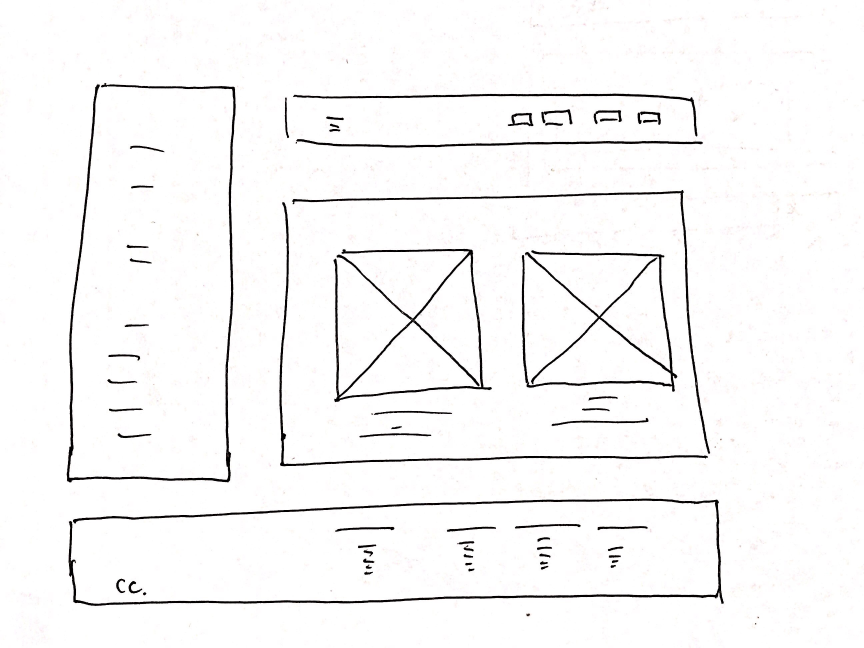
#> input picture Server/src/ImageProcessing/IMG_1536.JPG, 2592 x 1944 px (shown at 1/3 size)
$ python OpenCVEdgeDetection.py
#> lines starting #> are read from the running program, lines starting #| are printed output that depends on the picture; after the words box and inside, x2 and y2 are one past the last pixel; in counts of white or black regions, pixels touching at a corner belong together
# filename = 'IMG_1536.JPG'

import cv2
import numpy as np

filename = 'IMG_1536.JPG'
img = cv2.imread(filename)
#> img is the input picture: shape (1944, 2592, 3); mean B, G, R 246.7, 246.7, 247.1
# img_bin = cv2.resize(img, (300, 200))
gray = cv2.cvtColor(img, cv2.COLOR_BGR2GRAY)

gray = np.float32(gray)
dst = cv2.cornerHarris(gray, 2, 1, 0.04)
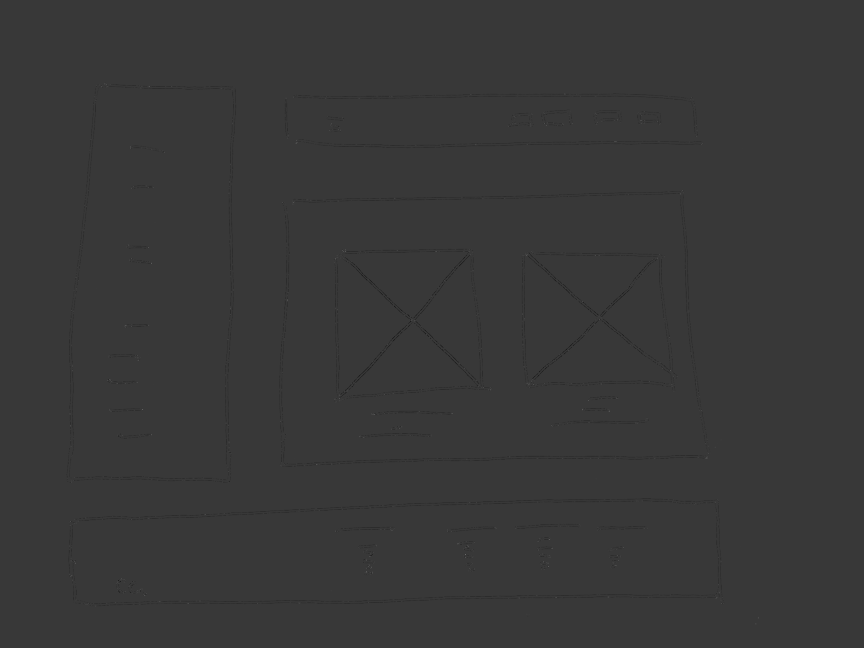
#> dst: shape (1944, 2592) float32 (shown at 1/3 size); min -357501824, max 1.24e+09, mean -1236998; drawn with min black and max white

# result is dilated for marking the corners, not important
dst = cv2.dilate(dst, None)
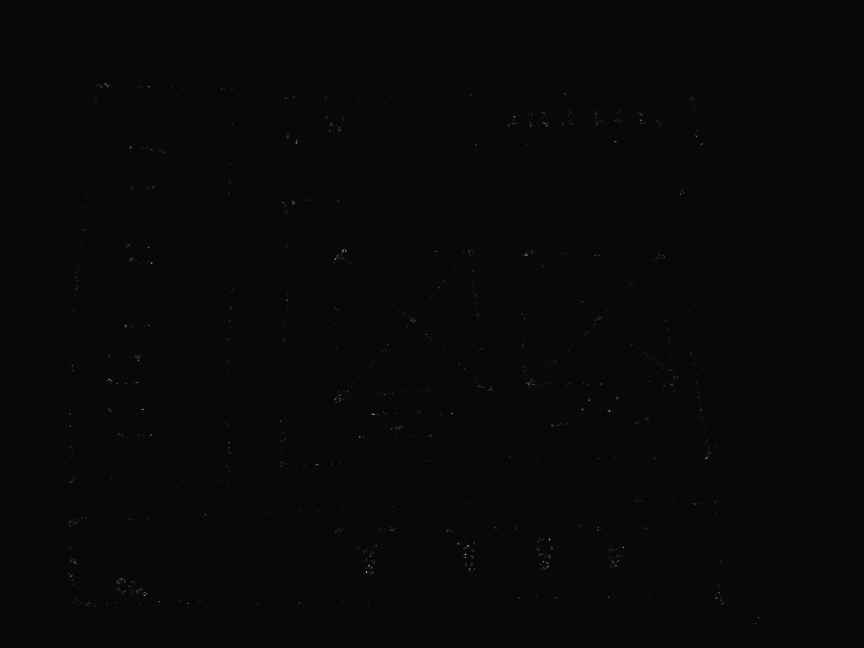
#> dst: shape (1944, 2592) float32 (shown at 1/3 size); min -41628304, max 1.24e+09, mean 710022.6; drawn with min black and max white

# Threshold for an optimal value, it may vary depending on the image.
img[dst > 0.5 * dst.max()] = [0, 0, 255]

cv2.imshow('dst', img)
if cv2.waitKey(0) & 0xff == 27:
#> (key Esc is pressed here)
    cv2.destroyAllWindows()

$ run again, with Server/src/ImageProcessing/new doc 2019-02-07 23.00.01_1.jpg copied over Server/src/ImageProcessing/IMG_1536.JPG
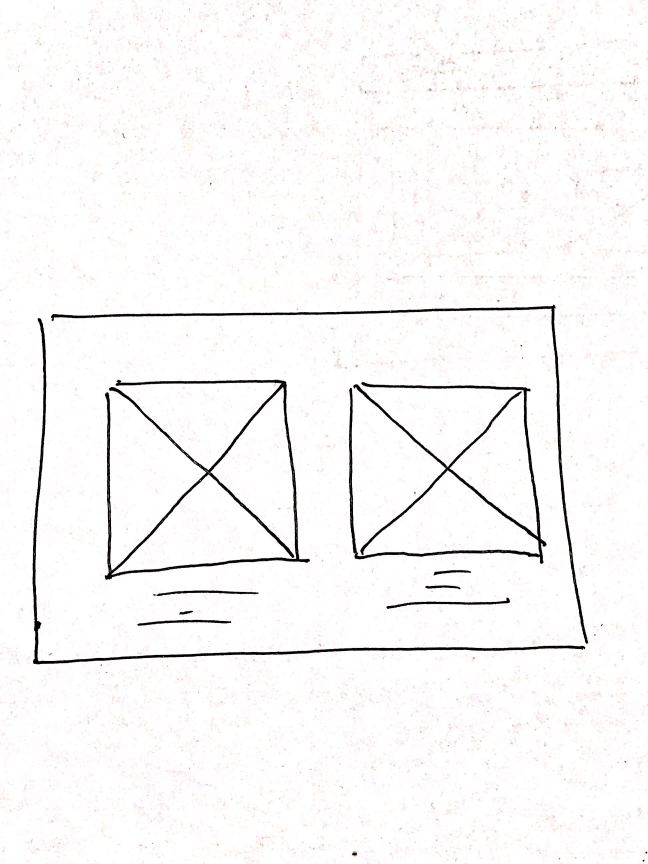
#> input picture Server/src/ImageProcessing/new doc 2019-02-07 23.00.01_1.jpg, 1944 x 2592 px (shown at 1/3 size)
#> img is the input picture: shape (2592, 1944, 3); mean B, G, R 247.5, 247.5, 248.7
#> `dst = cv2.cornerHarris(gray, 2, 1, 0.04)`:
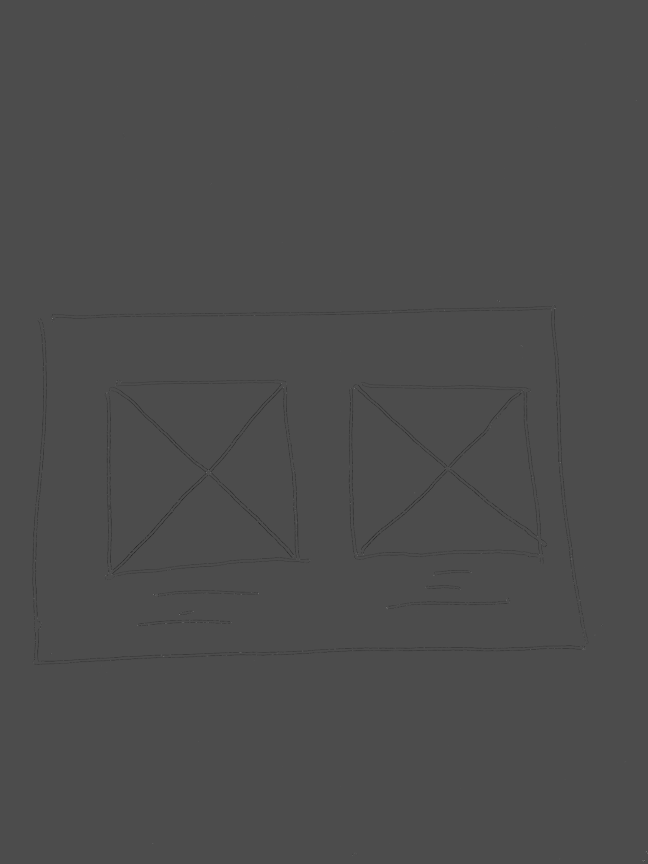
#> dst: shape (2592, 1944) float32 (shown at 1/3 size); min -266250384, max 622783552, mean -645442.7; drawn with min black and max white

$ run again, with Server/src/ImageProcessing/testimg.jpg copied over Server/src/ImageProcessing/IMG_1536.JPG
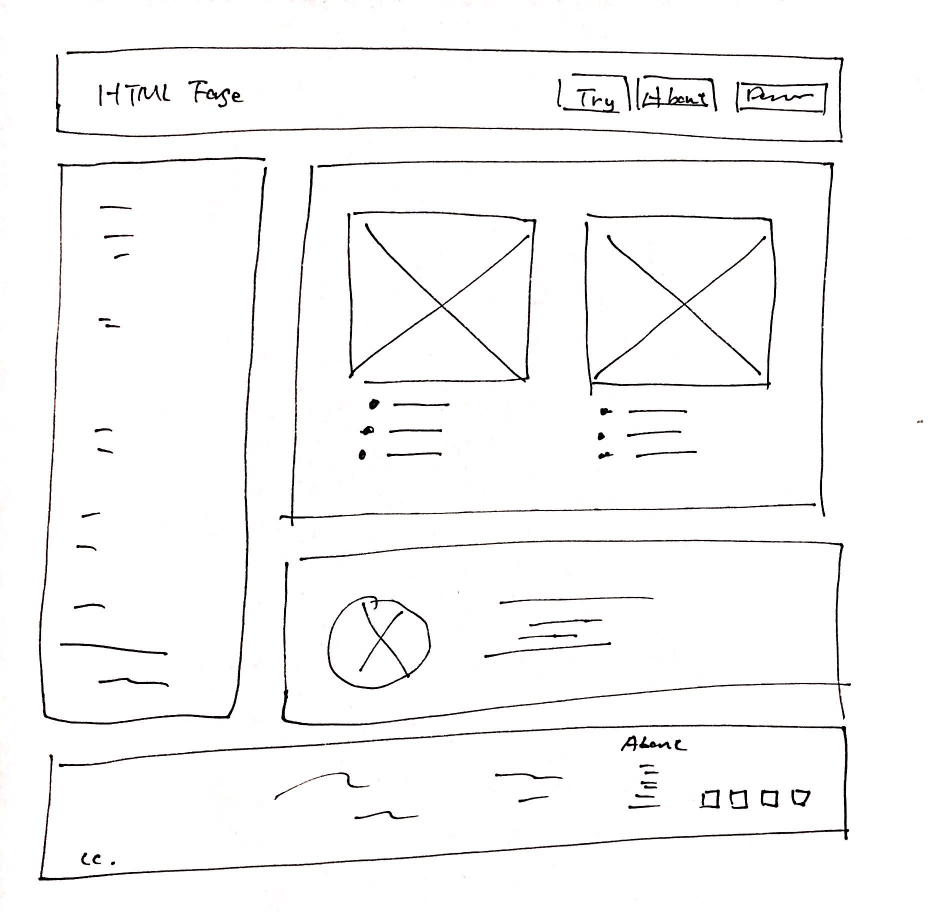
#> input picture Server/src/ImageProcessing/testimg.jpg, 1856 x 1824 px (shown at 1/2 size)
#> img is the input picture: shape (1824, 1856, 3); mean B, G, R 247.3, 247.3, 247.6
#> `dst = cv2.dilate(dst, None)`:
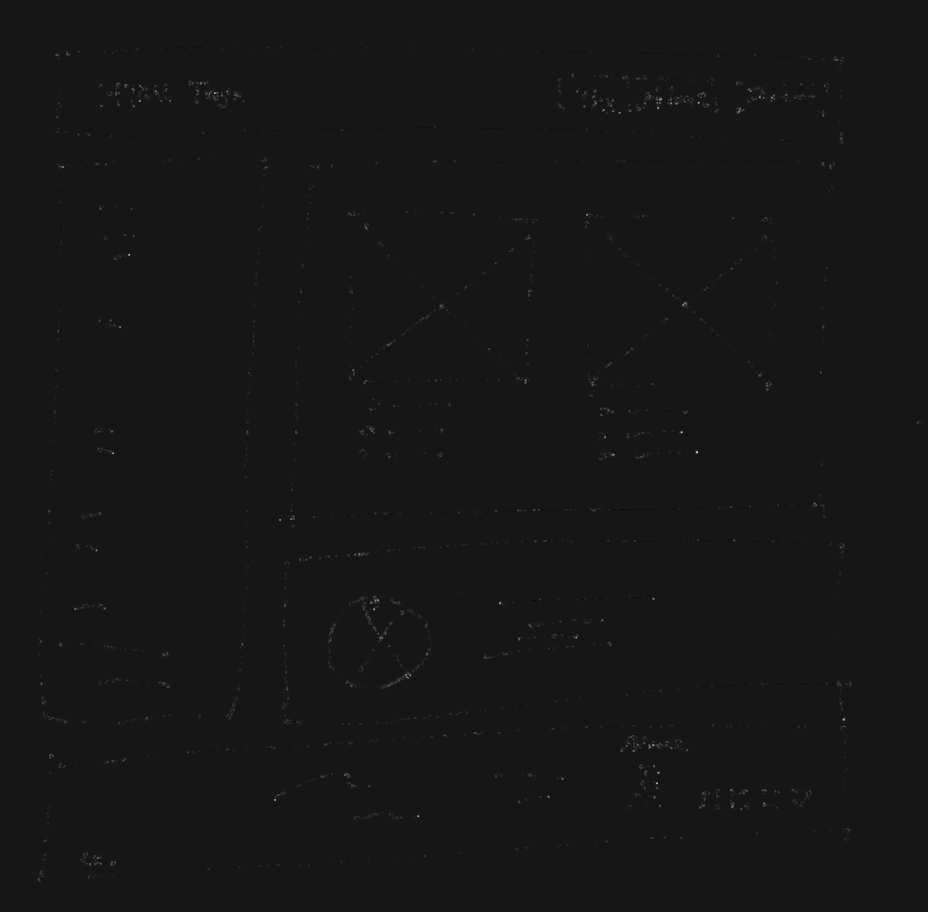
#> dst: shape (1824, 1856) float32 (shown at 1/2 size); min -155338896, max 1.57e+09, mean 1554854.4; drawn with min black and max white
#> img: shape (1824, 1856, 3); 0.01% of pixels changed, all inside (x1, y1, x2, y2) = (225, 185, 1689, 1634)
